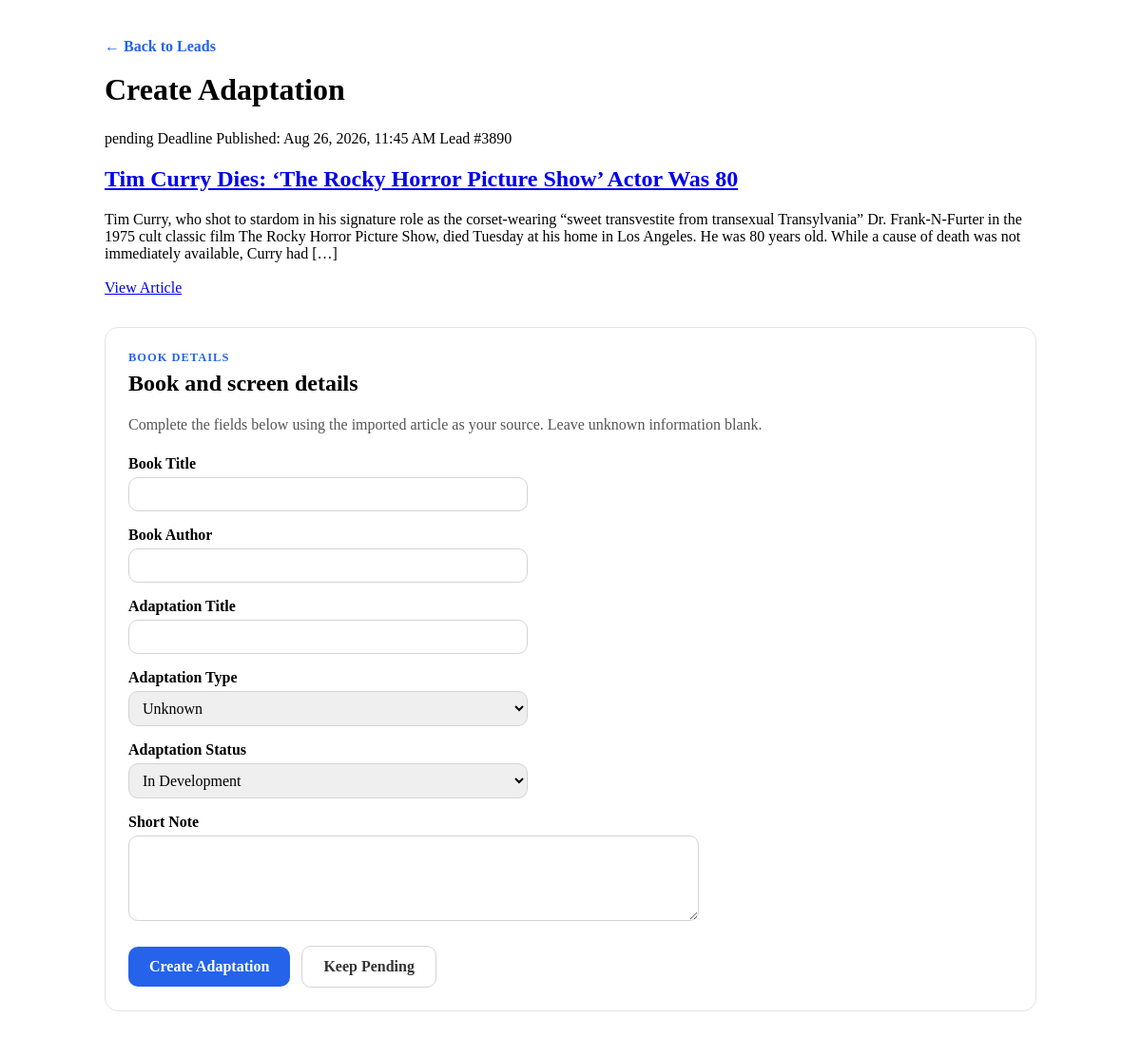
Page /admin/create-adaptation.php?lead_id=3890 (signed in) on the committed database.
### tables this page shows
CREATE TABLE leads (
        id INTEGER PRIMARY KEY AUTOINCREMENT,
        rss_guid TEXT NOT NULL UNIQUE,
        source TEXT NOT NULL DEFAULT 'Deadline',
        article_title TEXT NOT NULL,
        article_url TEXT NOT NULL,
        article_excerpt TEXT,
        published_at TEXT,
        status TEXT NOT NULL DEFAULT 'pending',
        notes TEXT,
        reviewed_at TEXT,
        created_at TEXT NOT NULL DEFAULT CURRENT_TIMESTAMP,
        updated_at TEXT NOT NULL DEFAULT CURRENT_TIMESTAMP
    , featured_image_url TEXT);

### includes/functions.php (called while the page is built, shortened)
<?php
function format_datetime(?string $datetime): string
{
    $date = DateTime::createFromFormat('Y-m-d H:i:s', $datetime);
    return $date->format('M j, Y, g:i A');
}
function h(string|null $value): string
{
    return htmlspecialchars($value ?? '', ENT_QUOTES, 'UTF-8');
}
function status_class(string $status): string
{
    return match ($status) {
        'pending' => 'status-pending',
        'approved' => 'status-approved',
        'rejected' => 'status-rejected',
        'ignored' => 'status-ignored',
        default => 'status-default',
    };
}

### admin/create-adaptation.php (the view, shortened to what this page needs)
<?php
require_once __DIR__ . '/../includes/functions.php';
$pdo = get_db();
$leadId = isset($_GET['lead_id']) ? (int) $_GET['lead_id'] : 0;
$stmt = $pdo->prepare(
    'SELECT *
     FROM leads
     WHERE id = :id
     LIMIT 1'
);
$stmt->execute([':id' => $leadId]);
$lead = $stmt->fetch(PDO::FETCH_ASSOC);
?>
<!DOCTYPE html>
<html lang="en">
<head>
    <link rel="stylesheet" href="/style.css">
</head>
<body>
    <main class="admin-page">
        <p>
            <a href="/admin/leads.php?status=pending">← Back to Leads</a>
        </p>
        <h1>Create Adaptation</h1>
        <section class="lead-list">
            <article class="lead-card">
                <div class="lead-meta">
                    <span class="status-badge <?= h(status_class($lead['status'])) ?>">
                        <?= h($lead['status']) ?>
                    </span>
                    <span><?= h($lead['source']) ?></span>
                    <?php if (!empty($lead['published_at'])): ?>
                        <span>Published: <?= h(format_datetime($lead['published_at'])) ?></span>
                    <?php endif; ?>
                    <span>Lead #<?= h((string) $lead['id']) ?></span>
                </div>
                <h2>
                    <a href="<?= h($lead['article_url']) ?>" target="_blank" rel="noopener">
                        <?= h($lead['article_title']) ?>
                    </a>
                </h2>
                <?php if (!empty($lead['article_excerpt'])): ?>
                    <p class="excerpt"><?= h($lead['article_excerpt']) ?></p>
                <?php endif; ?>
                <div class="lead-actions">
                    <a class="button button-primary" href="<?= h($lead['article_url']) ?>" target="_blank" rel="noopener">
                        View Article
                    </a>
                </div>
            </article>
        </section>
        <section class="admin-card">
            <p class="eyebrow">Book Details</p>
            <h2>Book and screen details</h2>
            <p class="admin-note">
                Complete the fields below using the imported article as your source. Leave unknown information blank.
            </p>
            <form method="post" action="/admin/store-adaptation.php">
                <div class="form-group">
                    <label for="book_title">Book Title</label>
                    <input type="text" id="book_title" name="book_title" required>
                </div>
                <div class="form-group">
                    <label for="book_author">Book Author</label>
                    <input type="text" id="book_author" name="book_author">
                </div>
                <div class="form-group">
                    <label for="adaptation_title">Adaptation Title</label>
                    <input type="text" id="adaptation_title" name="adaptation_title">
                </div>
                <div class="form-group">
                    <label for="adaptation_type">Adaptation Type</label>
                    <select id="adaptation_type" name="adaptation_type">
                        <option value="">Unknown</option>
                    </select>
                </div>
                <div class="form-group">
                    <label for="adaptation_status">Adaptation Status</label>
                    <select id="adaptation_status" name="adaptation_status">
                        <option value="In Development">In Development</option>
                    </select>
                </div>
                <div class="form-group">
                    <label for="short_note">Short Note</label>
                    <textarea id="short_note" name="short_note" rows="4"></textarea>
                </div>
                <div class="form-actions">
                    <button type="submit">Create Adaptation</button>
                    <a href="/admin/leads.php?status=pending" class="button-secondary">
                        Keep Pending
                    </a>
                </div>
            </form>
        </section>
    </main>
</body>
</html>

### style.css (style rules this page uses)
.admin-page { max-width: 980px; margin: 40px auto; padding: 0 24px 60px; }
.admin-page h1 { margin: 0 0 24px; font-size: 2rem; }
.admin-page>p:first-child { margin-bottom: 18px; }
.admin-page>p:first-child a { color: #2563eb; text-decoration: none; font-weight: 600; }
.admin-card { background: #ffffff; border: 1px solid #e4e4e7; border-radius: 14px; padding: 24px; margin-top: 32px; margin-bottom: 28px; }
.eyebrow { margin: 0 0 6px; font-size: .78rem; font-weight: 700; letter-spacing: .08em; text-transform: uppercase; color: #2563eb; }
.admin-card h2 { margin: 0 0 18px; }
.admin-note { margin-bottom: 20px; color: #555; line-height: 1.5; }
.form-group { margin-bottom: 16px; }
.form-group label { display: block; margin-bottom: 5px; font-weight: 600; }
.form-group input, .form-group select, .form-group textarea { width: 100%; padding: 8px 10px; border: 1px solid #d4d4d8; border-radius: 10px; font: inherit; box-sizing: border-box; transition: border-color .2s, box-shadow .2s; }
.form-group textarea { width: 600px; max-width: 100%; min-height: 90px; resize: vertical; }
.form-group input, .form-group select { width: 420px; max-width: 100%; }
.form-actions { display: flex; gap: 12px; margin-top: 22px; align-items: center; }
.form-actions button { background: #2563eb; color: white; border: none; padding: 12px 22px; border-radius: 10px; cursor: pointer; font: inherit; font-weight: 600; }
.button-secondary { display: inline-block; padding: 12px 22px; border: 1px solid #d4d4d8; border-radius: 10px; color: #333; text-decoration: none; background: #fff; font-weight: 600; }
.lead-card { margin-bottom: 32px; }
.lead-actions { display: flex; gap: 10px; flex-wrap: wrap; margin-top: 18px; margin-bottom: 8px; }

### rows in the picture
leads: status "pending", source "Deadline", published_at "Aug 26, 2026, 11:45 AM", id "3890", article_title "Tim Curry Dies: ‘The Rocky Horror Picture Show’ Actor Was 80", article_excerpt "Tim Curry, who shot to stardom in his signature role as the corset-wearing “sweet transvestite from transexual Transylvania” Dr. Frank-N-Furter in the 1975 cult classic film The Rocky Horror Picture Show, died Tuesday at his home in Los Angeles. He was 80 years old. While a cause of death was not immediately available, Curry had […]"
